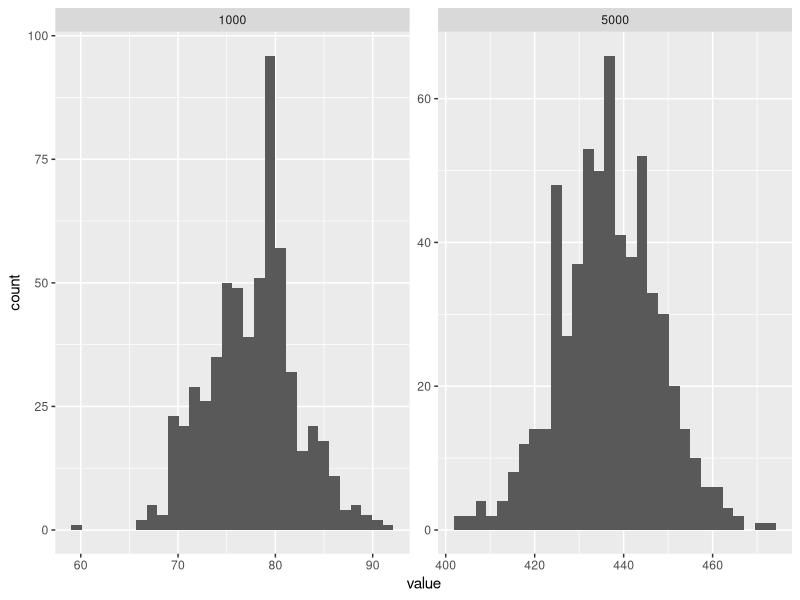
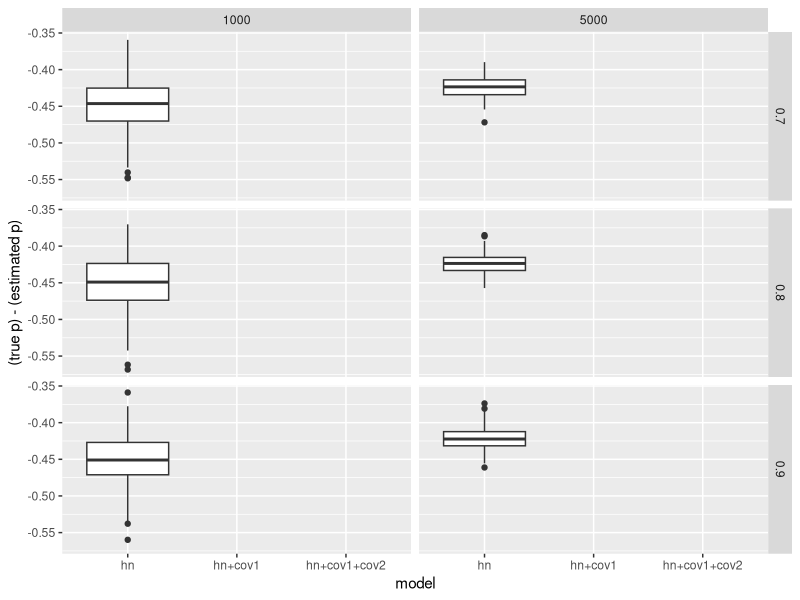
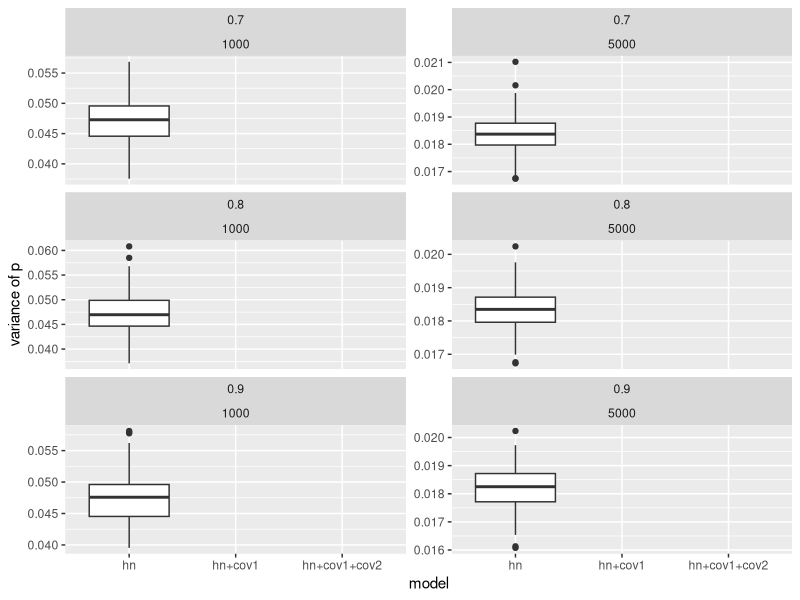
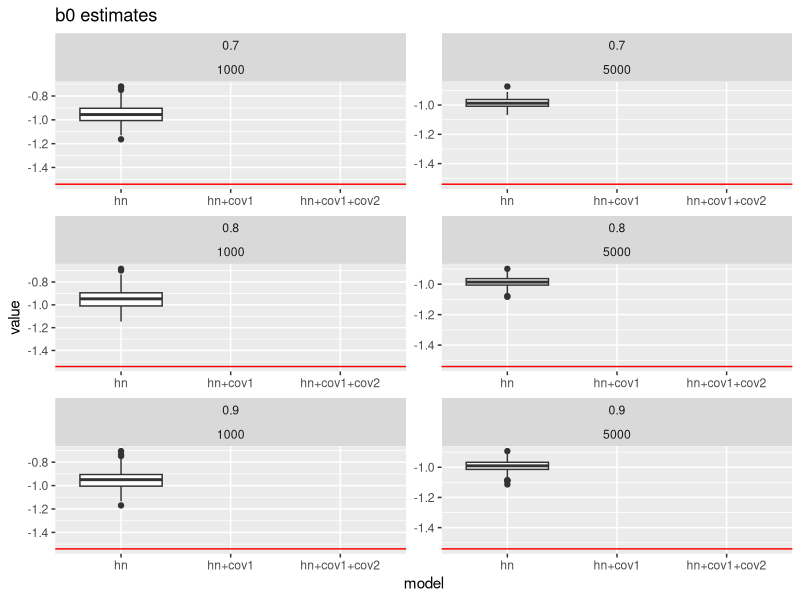
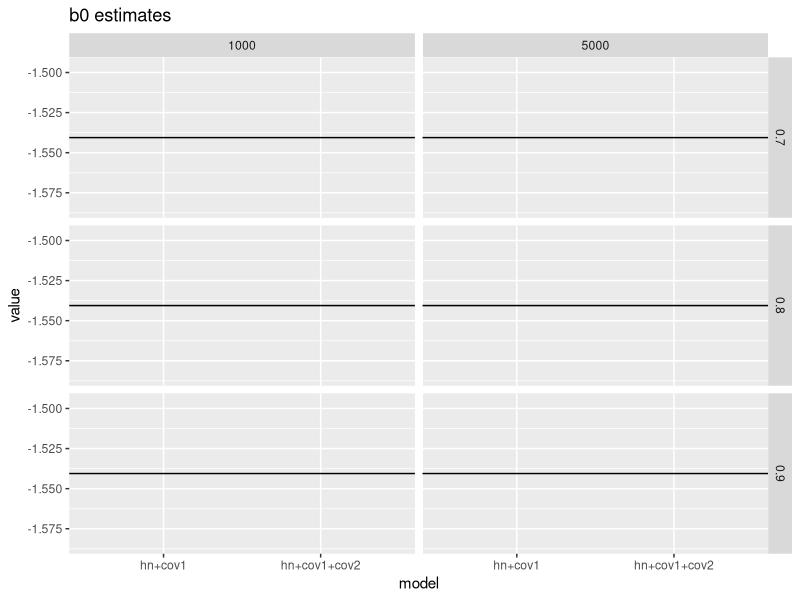

These charts were generated, in order, by the following R code: (Note: this script raises an error after producing the figures.)
## ---- chunk 1
knitr::opts_chunk$set(cache=TRUE)
## ---- chunk 2
options(stingsAsFactors=FALSE)
library(ggplot2)
library(plyr)
## ---- chunk 3
big.res <- read.csv("covcor-wisp.csv")
results <- as.data.frame(big.res)
results <- results[,-1]
names(results) <- c("sim","N","model","corr","parameter","value")
## ---- chunk 4
sampsize <- results[results$parameter=="n",]
pss <- ggplot(sampsize)
pss <- pss + geom_histogram(aes(value))
pss <- pss + facet_wrap(~N,scales="free")
print(pss)
## ---- chunk 5
pbias_f <- function(x){
  est.p <- x$value[x$parameter=="p"]
  true.p <- x$value[x$parameter=="n"]/x$N[1]

  pdiff <- true.p-est.p
  return(pdiff)
}

pbias <- ddply(results,.(sim,corr,N,model), pbias_f)
## ---- chunk 6
#avg.p <- 0.45863
p <- ggplot(pbias)
p <- p + geom_boxplot(aes(x=model,y=V1))
p <- p + facet_grid(corr~N)
p <- p + ylab("(true p) - (estimated p)")
print(p)
## ---- chunk 7
pvarresults <- results[results$parameter=="varp",]
p <- ggplot(pvarresults)
p <- p + geom_boxplot(aes(x=model,y=value))
p <- p + facet_wrap(corr~N,scales="free_y",nrow=3)
p <- p + ylab("variance of p")
print(p)
## ---- chunk 8
pars <- c(-1.540577, 0.0866434)
## ---- chunk 9
b0res <- results[results$parameter=="b0",]
## ---- chunk 10
boxb0 <- ggplot(b0res)
boxb0 <- boxb0 + geom_boxplot(aes(x=model,y=value))
boxb0 <- boxb0 + facet_wrap(corr~N,scales="free",nrow=3)
boxb0 <- boxb0 + geom_hline(aes(yintercept=pars[1]),colour="red")
boxb0 <- boxb0 + ggtitle("b0 estimates")
print(boxb0)
## ---- chunk 11
b0res <- b0res[b0res$model%in%c("hn+cov1","hn+cov1+cov2"),]
pb <- ggplot(b0res)
pb <- pb + geom_point(aes(x=model,y=value))
pb <- pb + geom_line(aes(x=model,y=value,group=sim),alpha=0.5)
pb <- pb + facet_grid(corr~N,scales="free_y")
pb <- pb + geom_hline(aes(yintercept=pars[1]))
pb <- pb + ggtitle("b0 estimates")
print(pb)
## ---- chunk 12
fdiff <- function(x) diff(x$value)

b0dif <- ddply(b0res,.(sim,corr,N),fdiff)

pd <- ggplot(b0dif)
pd <- pd + geom_histogram(aes(V1))
pd <- pd + facet_grid(corr~N)
pd <- pd + geom_vline(xintercept=0,colour="red")
print(pd)
## ---- chunk 13
wilcox.ply <- function(x){
  wilcox.test(x$value[x$model=="hn+cov1"],
             x$value[x$model=="hn+cov1+cov2"])$p.value
}

daply(b0res,.(corr,N),wilcox.ply)

## ---- chunk 14
cov1res <- results[results$parameter=="cov1",]
cov1res.plotdata <- cov1res[!is.na(cov1res$value),]
## ---- chunk 15
boxcov1 <- ggplot(cov1res.plotdata)
boxcov1 <- boxcov1 + geom_boxplot(aes(x=model,y=value))
boxcov1 <- boxcov1 + facet_wrap(corr~N,scales="free",nrow=3)
boxcov1 <- boxcov1 + geom_hline(aes(yintercept=pars[2]),colour="red")
boxcov1 <- boxcov1 + ggtitle("cov1 estimates")
print(boxcov1)
## ---- chunk 16
cov1res <- cov1res[cov1res$model%in%c("hn+cov1","hn+cov1+cov2"),]

pb <- ggplot(cov1res)
pb <- pb + geom_point(aes(x=model,y=value))
pb <- pb + geom_line(aes(x=model,y=value,group=sim),alpha=0.5)
pb <- pb + facet_grid(corr~N,scales="free_y")
pb <- pb + geom_hline(aes(yintercept=pars[2]),colour="red")
pb <- pb + ggtitle("cov1 estimates")
print(pb)
## ---- chunk 17
cov1dif <- ddply(cov1res,.(sim,corr,N),fdiff)

pd <- ggplot(cov1dif)
pd <- pd + geom_histogram(aes(V1),binwidth=0.01)
pd <- pd + facet_grid(corr~N,scales="free")
pd <- pd + geom_vline(xintercept=0,colour="red")
print(pd)
## ---- chunk 18
daply(cov1res,.(corr,N),wilcox.ply)
## ---- chunk 19
aicres <- results[results$parameter=="aic",]

aic.winner <- function(x){
  if(!all(is.na(x$value))){
    return(as.character(x$model[which.min(x$value)]))
  }else{
    return(NA)
  }
}

aicw <- ddply(aicres,.(sim,corr,N),aic.winner)

pd <- ggplot(aicw)
pd <- pd + geom_histogram(aes(V1))#,binwidth=0.01)
pd <- pd + facet_grid(corr~N,scales="free")
pd <- pd + ggtitle("AIC winners")
print(pd)
## ---- chunk 20
unambig.aic.winner <- function(x){
  this.winner <- which.min(x$value)
  vals <- x$value[-this.winner]-x$value[this.winner]
  #return(all(vals > 3))
  if(any(is.na(vals))){
    return(NA)
  }else if(all(vals > 3)){
    return(as.character(x$model[which.min(x$value)]))
  }else{
    return(NA)
  }
}
unambig.aicw <- ddply(aicres,.(sim,corr,N),unambig.aic.winner)
unambig.aicw <- unambig.aicw[!is.na(unambig.aicw$V1),]

uapd <- ggplot(unambig.aicw)
uapd <- uapd + geom_histogram(aes(V1))#,binwidth=0.01)
uapd <- uapd + facet_grid(corr~N)
uapd <- uapd + ggtitle("unambiguous AIC winners")
print(uapd)
